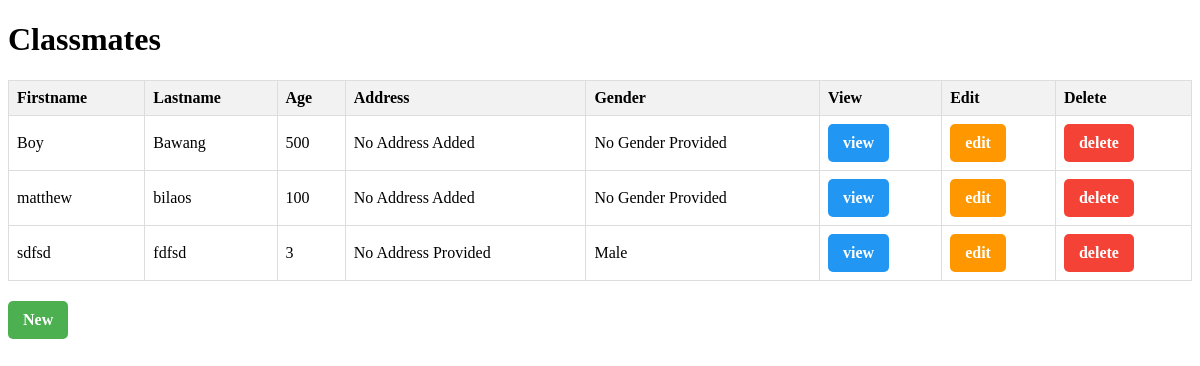
The page /classmate/ on the database its author committed.
### classmates/models.py (models this page shows, shortened)
class Classmate(models.Model):
    firstname = models.CharField(max_length=200)
    lastname = models.CharField(max_length=200)
    age = models.IntegerField()
    address = models.CharField(max_length=200, default='No Address Provided')
    gender = models.CharField(max_length=200, default='No Address Provided')

### classmates/views.py (the view)
# urls.py: path('', views.ClassmateList.as_view(), name='classmate_list'),
class ClassmateList(ListView):
    model = Classmate

### classmates/templates/classmates/classmate_list.html (shortened to what this page needs)
<!DOCTYPE html>
<html>
<head>
    <link rel="stylesheet" href="">
    <link rel="stylesheet" href="https://stackpath.bootstrapcdn.com/font-awesome/4.7.0/css/font-awesome.min.css">
</head>
<body>
<h1>Classmates</h1>
<table border="1">
<thead>
    <tr>
    <th>Firstname</th>
    <th>Lastname</th>
    <th>Age</th>
    <th>Address</th>
    <th>Gender</th>
    <th>View</th>
    <th>Edit</th>
    <th>Delete</th>
    </tr>
</thead>
<tbody>
    {% for classmate in object_list %}
    <tr>
    <td>{{ classmate.firstname }}</td>
    <td>{{ classmate.lastname }}</td>
    <td>{{ classmate.age }}</td>
    <td>{{ classmate.address }}</td>
    <td>{{ classmate.gender }}</td>
    <td><a class="button view" href="{% url "classmate_view" classmate.id %}">view</a></td>
    <td><a class="button edit" href="{% url "classmate_edit" classmate.id %}">edit</a></td>
    <td><a class="button delete" href="{% url "classmate_delete" classmate.id %}">delete</a></td>
    </tr>
    {% endfor %}
</tbody>
</table>
<a class="button new" href="{% url "classmate_new" %}">New</a>
</body>
</html>

### classmates/templates/classmates/classmate_list.html (style rules this page uses)
table { width: 100%; border-collapse: collapse; margin-bottom: 20px; }
th, td { border: 1px solid #ddd; padding: 8px; text-align: left; }
th { background-color: #f2f2f2; }
.button { display: inline-block; padding: 10px 15px; text-align: center; text-decoration: none; cursor: pointer; border-radius: 5px; font-weight: bold; }
.new { background-color: #4caf50; color: white; }
.view { background-color: #2196F3; color: white; }
.edit { background-color: #ff9800; color: white; }
.delete { background-color: #f44336; color: white; }

### rows shown on the page
Classmate: firstname "Boy", lastname "Bawang", age "500", address "No Address Added", gender "No Gender Provided"
Classmate: firstname "matthew", lastname "bilaos", age "100", address "No Address Added", gender "No Gender Provided"
Classmate: firstname "sdfsd", lastname "fdfsd", age "3", address "No Address Provided", gender "Male"
